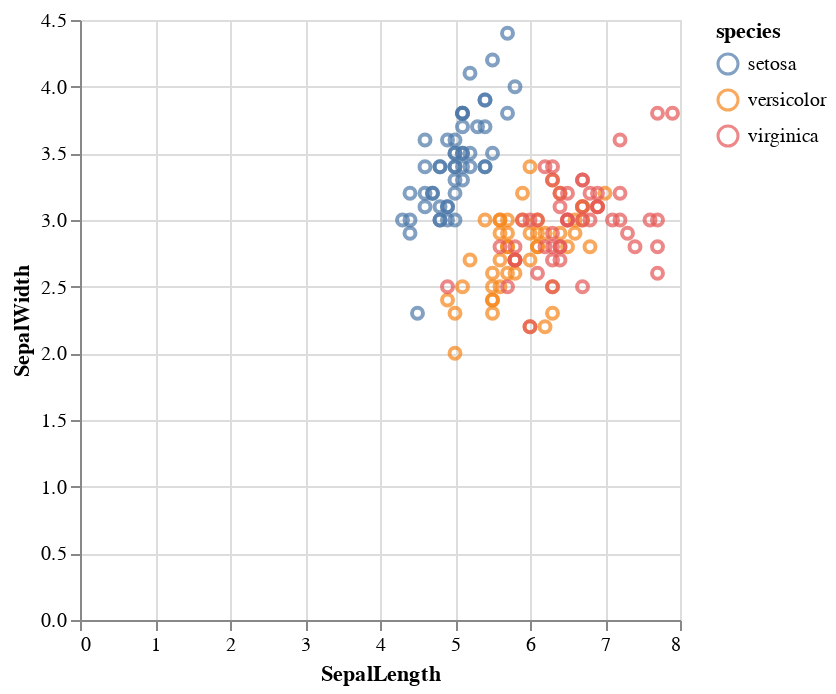

Notebook code for this chart:
### Code cell
import altair as alt
from sklearn import datasets
import pandas as pd


iris = datasets.load_iris()

iris_df = pd.DataFrame(iris.data, columns=iris.feature_names)
iris_df['species'] = iris.target
iris_df['species'] = iris_df['species'].map({0: 'setosa', 1: 'versicolor', 2: 'virginica'})
# rename columns
iris_df.columns = ['SepalLength', 'SepalWidth', 'PetalLength', 'PetalWidth', 'species']

alt.Chart(iris_df).mark_point().encode(
    x='SepalLength',
    y='SepalWidth',
    color='species'
).interactive()

### Figure 1 — Vega-Lite specification as saved in the notebook (floating-point values rounded to 4 significant figures; data arrays with more than 128 entries replaced by an {"elided": "..."} marker saying what was removed)
{"config": {"view": {"continuousWidth": 300, "continuousHeight": 300}}, "data": {"name": "data-81093bcf5924db2878e2d5fba5fb25f1"}, "mark": {"type": "point"}, "encoding": {"color": {"field": "species", "type": "nominal"}, "x": {"field": "SepalLength", "type": "quantitative"}, "y": {"field": "SepalWidth", "type": "quantitative"}}, "params": [{"name": "param_5", "select": {"type": "interval", "encodings": ["x", "y"]}, "bind": "scales"}], "$schema": "https://vega.github.io/schema/vega-lite/v5.16.3.json", "datasets": {"data-81093bcf5924db2878e2d5fba5fb25f1": {"elided": "150 records"}}}
